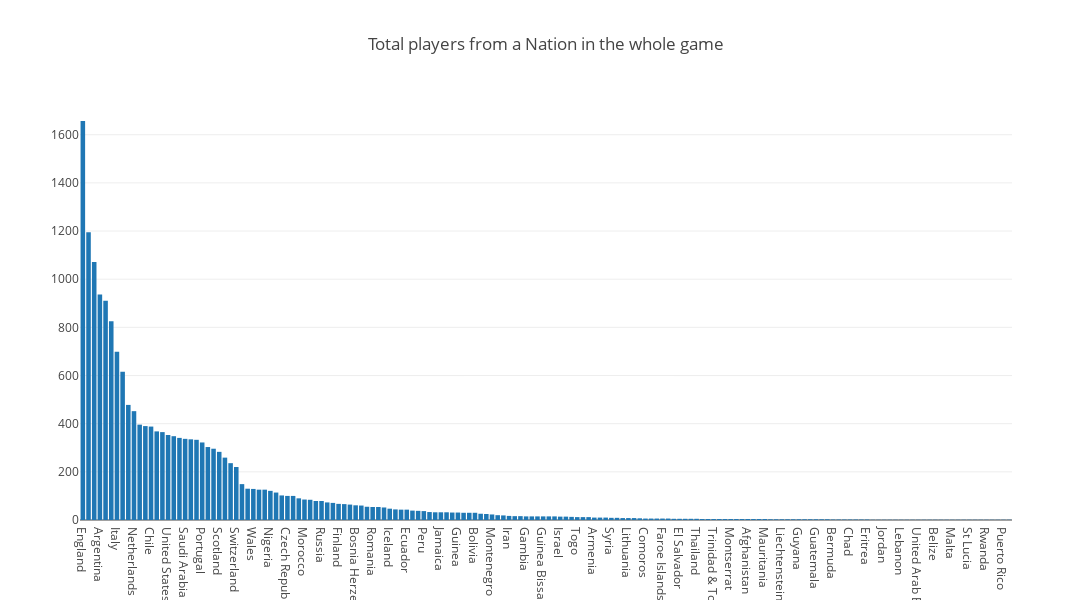

The cell this chart's notebook holds for it:
### Markdown cell above
### Total Players from a Nation

### Code cell
tm = data.groupby('Nationality').count()['ID'].sort_values(ascending = False)
plt_data = [go.Bar(
    x = tm.index,
    y = tm
    )]
layout = go.Layout(
    autosize=False,
    width=5000,
    height=600,
    title = "Total players from a Nation in the whole game"
)
fig = go.Figure(data=plt_data, layout=layout)
iplot(fig)

### Figure 1 — Plotly figure (JSON) as saved in the notebook; plotly's stock layout.template omitted (floating-point values rounded to 4 significant figures; data arrays with more than 128 entries replaced by an {"elided": "..."} marker saying what was removed)
{"data": [{"type": "bar", "uid": "a66a4338-1afb-441d-bb59-5f8b331546db", "x": {"elided": "164 str values"}, "y": {"elided": "164 int values"}}], "layout": {"autosize": false, "height": 600, "title": {"text": "Total players from a Nation in the whole game"}, "width": 5000, "xaxis": {"autorange": true, "range": [-0.5, 163.5], "type": "category"}, "yaxis": {"autorange": true, "range": [0, 1744.0], "type": "linear"}}}
